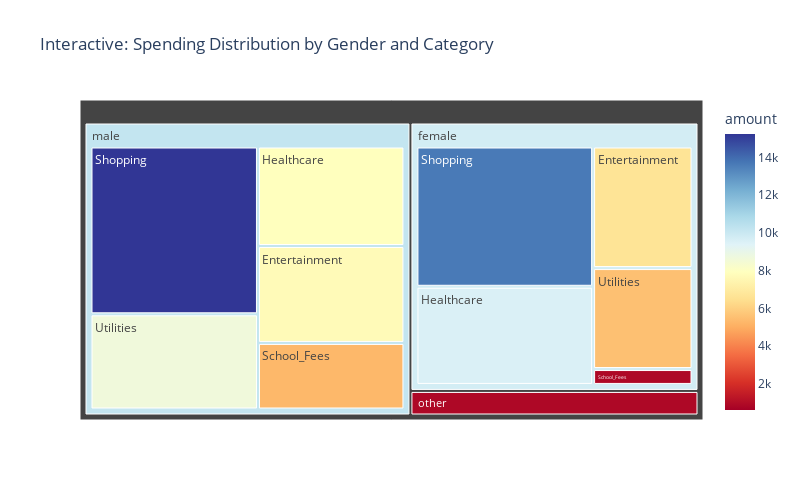

Write notebook code for a chart like this one.
### Markdown cell above
## Interactive Visualizations with Plotly

### Code cell
# Interactive visualization 2: Gender spending breakdown
if df is not None:
    # Create sunburst chart for spending categories by gender
    spending_data = []
    for gender in df['Gender'].unique():
        gender_data = df[df['Gender'] == gender]
        for category in expense_categories:
            amount = gender_data[category].sum()
            # Only include non-zero amounts to avoid treemap errors
            if amount > 0.01:  # Filter out zero or very small values
                spending_data.append({
                    'gender': gender,
                    'category': category,
                    'amount': amount
                })
    
    spending_df = pd.DataFrame(spending_data)
    
    # Only create treemap if we have data
    if not spending_df.empty:
        # Create treemap
        fig = px.treemap(spending_df, path=['gender', 'category'], values='amount',
                         title='Interactive: Spending Distribution by Gender and Category',
                         color='amount', color_continuous_scale='RdYlBu')
        
        fig.update_layout(width=800, height=500)
        fig.show()
        
        # Save as HTML to temporary directory
        if charts_dir:
            html_path = os.path.join(charts_dir, 'interactive_gender_spending.html')
            fig.write_html(html_path)
            print(f"Interactive chart saved: {html_path}")
    else:
        print("No spending data available for treemap visualization")

### Figure 1 — Plotly figure (JSON) as saved in the notebook; plotly's stock layout.template omitted (floating-point values rounded to 4 significant figures)
{"data": [{"branchvalues": "total", "customdata": [[6662.0], [7704.0], [607.9], [9559.0], [7913.0], [735.4], [870.8], [5293.0], [13660.0], [15250.0], [1009.0], [5533.0], [8652.0], [967.7], [9748.0], [10210.0], [863.0]], "domain": {"x": [0, 1], "y": [0, 1]}, "hovertemplate": "labels=%{label}<br>amount_sum=%{value}<br>parent=%{parent}<br>id=%{id}<br>amount=%{color}<extra></extra>", "ids": ["female/Entertainment", "male/Entertainment", "other/Entertainment", "female/Healthcare", "male/Healthcare", "other/Healthcare", "female/School_Fees", "male/School_Fees", "female/Shopping", "male/Shopping", "other/Shopping", "female/Utilities", "male/Utilities", "other/Utilities", "female", "male", "other"], "labels": ["Entertainment", "Entertainment", "Entertainment", "Healthcare", "Healthcare", "Healthcare", "School_Fees", "School_Fees", "Shopping", "Shopping", "Shopping", "Utilities", "Utilities", "Utilities", "female", "male", "other"], "marker": {"coloraxis": "coloraxis", "colors": [6662.0, 7704.0, 607.9, 9559.0, 7913.0, 735.4, 870.8, 5293.0, 13660.0, 15250.0, 1009.0, 5533.0, 8652.0, 967.7, 9748.0, 10210.0, 863.0]}, "name": "", "parents": ["female", "male", "other", "female", "male", "other", "female", "male", "female", "male", "other", "female", "male", "other", "", "", ""], "type": "treemap", "values": [6662.0, 7704.0, 607.9, 9559.0, 7913.0, 735.4, 870.8, 5293.0, 13660.0, 15250.0, 1009.0, 5533.0, 8652.0, 967.7, 36280.0, 44810.0, 3320.0]}], "layout": {"coloraxis": {"colorbar": {"title": {"text": "amount"}}, "colorscale": [[0, "rgb(165,0,38)"], [0.1, "rgb(215,48,39)"], [0.2, "rgb(244,109,67)"], [0.3, "rgb(253,174,97)"], [0.4, "rgb(254,224,144)"], [0.5, "rgb(255,255,191)"], [0.6, "rgb(224,243,248)"], [0.7, "rgb(171,217,233)"], [0.8, "rgb(116,173,209)"], [0.9, "rgb(69,117,180)"], [1, "rgb(49,54,149)"]]}, "height": 500, "legend": {"tracegroupgap": 0}, "title": {"text": "Interactive: Spending Distribution by Gender and Category"}, "width": 800}}
